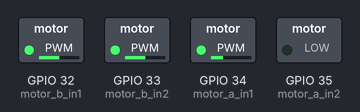
A program run on a simulated ESP32 board running MicroPython. On the bench: switched loads named in the program (green lamp = pin HIGH). At 8.0 s the program stops and its outputs stay as they are.

Above: at 0.1 s.
At 2.1 s:
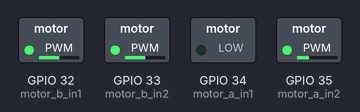
At 4.1 s:
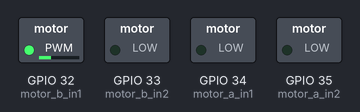
At 6.1 s:
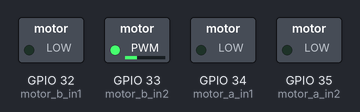
At 8.1 s:
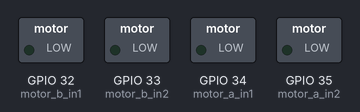
Timing chart, 0 to 9.5 s (numbered marks = the images above):
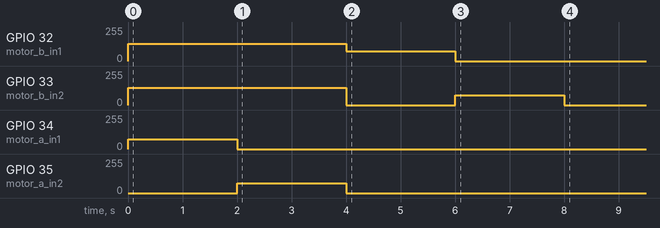

Measured:
- by itself, GPIO 32 (motor_b_in1): 0/255 → 128/255 at 0.00 s, → 75/255 4.0 s later, → 0/255 2.0 s later
- by itself, GPIO 33 (motor_b_in2): 0/255 → 128/255 at 0.00 s, → 0/255 4.0 s later, → 75/255 2.0 s later, → 0/255 2.0 s later
- by itself, GPIO 34 (motor_a_in1): 0/255 → 75/255 at 0.00 s, → 0/255 2.0 s later
- by itself, GPIO 35 (motor_a_in2): 0/255 → 75/255 at 2.0 s, → 0/255 2.0 s later

The program:

Motor-with-Motor-Driver.py
```python
from machine import Pin, PWM
from time import sleep

motor_a_in1 = PWM(Pin(34), freq=1000)
motor_a_in2 = PWM(Pin(35), freq=1000)
motor_b_in1 = PWM(Pin(32), freq=1000)
motor_b_in2 = PWM(Pin(33), freq=1000)

def motor_a_forward(speed=300):
    motor_a_in1.duty(speed)
    motor_a_in2.duty(0)

def motor_a_backward(speed=300):
    motor_a_in1.duty(0)
    motor_a_in2.duty(speed)

def motor_a_stop():
    motor_a_in1.duty(0)
    motor_a_in2.duty(0)

def motor_b_forward(speed=300):
    motor_b_in1.duty(speed)
    motor_b_in2.duty(0)

def motor_b_backward(speed=300):
    motor_b_in1.duty(0)
    motor_b_in2.duty(speed)

def motor_b_stop():
    motor_b_in1.duty(0)
    motor_b_in2.duty(0)

motor_a_forward(300)
sleep(2)
motor_a_backward(300)
sleep(2)
motor_a_stop()

motor_b_forward(300)
sleep(2)
motor_b_backward(300)
sleep(2)
motor_b_stop()
```
